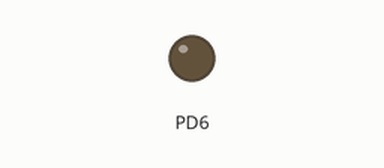
A program run on a simulated ATmega328P, built with avr-gcc and emulated at 1 MHz. On the bench: output pins drawn as LEDs (lit = HIGH).

Above: at 0.1 s.
At 15.3 s:
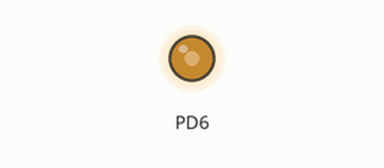
Timing chart, 0 to 16.8 s (numbered marks = the images above):
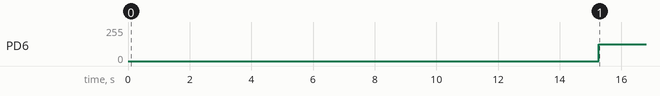

Measured:
- by itself, PD6: 0/255 → 127/255 at 15.3 s

The program:

main.c
```c
#define F_CPU 1000000UL

#include <avr/io.h>
#include <avr/interrupt.h>
#include <util/delay.h>

volatile uint8_t Duty_Cycle = 0;

int main(void)
{
	DDRD |= (1 << PORTD6);
	TCCR0A = (1 << COM0A1) | (1 << WGM00) | (1 << WGM01);
	TCCR0B = (1 << CS00);
	TIMSK0 |= (1 << TOIE0);
	sei();

	while (1)
	{
		_delay_ms(100);
		Duty_Cycle += 50;
		if (Duty_Cycle > 50)
		{
			Duty_Cycle = 50;
		}
	}
}

ISR(TIMER0_OVF_vect)
{
	OCR0A = (Duty_Cycle * 255) / 100;
}
```
